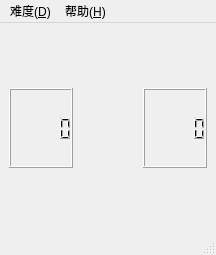
<?xml version="1.0" encoding="UTF-8"?>
<ui version="4.0">
 <class>MainWindow</class>
 <widget class="QMainWindow" name="MainWindow">
  <property name="geometry">
   <rect>
    <x>0</x>
    <y>0</y>
    <width>216</width>
    <height>255</height>
   </rect>
  </property>
  <property name="windowTitle">
   <string>MineSweeper</string>
  </property>
  <widget class="QWidget" name="centralwidget">
   <layout class="QVBoxLayout" name="verticalLayout" stretch="1,10">
    <item>
     <layout class="QHBoxLayout" name="horizontalLayout" stretch="1,1,1">
      <item>
       <widget class="QLCDNumber" name="lcdNumber">
        <property name="sizePolicy">
         <sizepolicy hsizetype="MinimumExpanding" vsizetype="MinimumExpanding">
          <horstretch>0</horstretch>
          <verstretch>0</verstretch>
         </sizepolicy>
        </property>
        <property name="minimumSize">
         <size>
          <width>50</width>
          <height>50</height>
         </size>
        </property>
        <property name="maximumSize">
         <size>
          <width>1000</width>
          <height>80</height>
         </size>
        </property>
       </widget>
      </item>
      <item>
       <spacer name="horizontalSpacer">
        <property name="orientation">
         <enum>Qt::Horizontal</enum>
        </property>
        <property name="sizeHint" stdset="0">
         <size>
          <width>40</width>
          <height>20</height>
         </size>
        </property>
       </spacer>
      </item>
      <item>
       <widget class="QLCDNumber" name="lcdNumber_2">
        <property name="sizePolicy">
         <sizepolicy hsizetype="MinimumExpanding" vsizetype="MinimumExpanding">
          <horstretch>0</horstretch>
          <verstretch>0</verstretch>
         </sizepolicy>
        </property>
        <property name="minimumSize">
         <size>
          <width>50</width>
          <height>50</height>
         </size>
        </property>
        <property name="maximumSize">
         <size>
          <width>1000</width>
          <height>80</height>
         </size>
        </property>
       </widget>
      </item>
     </layout>
    </item>
    <item>
     <layout class="QGridLayout" name="gridLayout">
      <property name="spacing">
       <number>0</number>
      </property>
     </layout>
    </item>
   </layout>
  </widget>
  <widget class="QMenuBar" name="menubar">
   <property name="geometry">
    <rect>
     <x>0</x>
     <y>0</y>
     <width>216</width>
     <height>19</height>
    </rect>
   </property>
   <widget class="QMenu" name="menu_D">
    <property name="title">
     <string>难度(&amp;D)</string>
    </property>
   </widget>
   <widget class="QMenu" name="menu_A">
    <property name="title">
     <string>帮助(&amp;H)</string>
    </property>
    <addaction name="action"/>
   </widget>
   <addaction name="menu_D"/>
   <addaction name="menu_A"/>
  </widget>
  <widget class="QStatusBar" name="statusbar"/>
  <action name="action">
   <property name="text">
    <string>关于</string>
   </property>
   <property name="toolTip">
    <string>关于</string>
   </property>
   <property name="shortcut">
    <string>Ctrl+A</string>
   </property>
  </action>
 </widget>
 <resources/>
 <connections/>
</ui>
